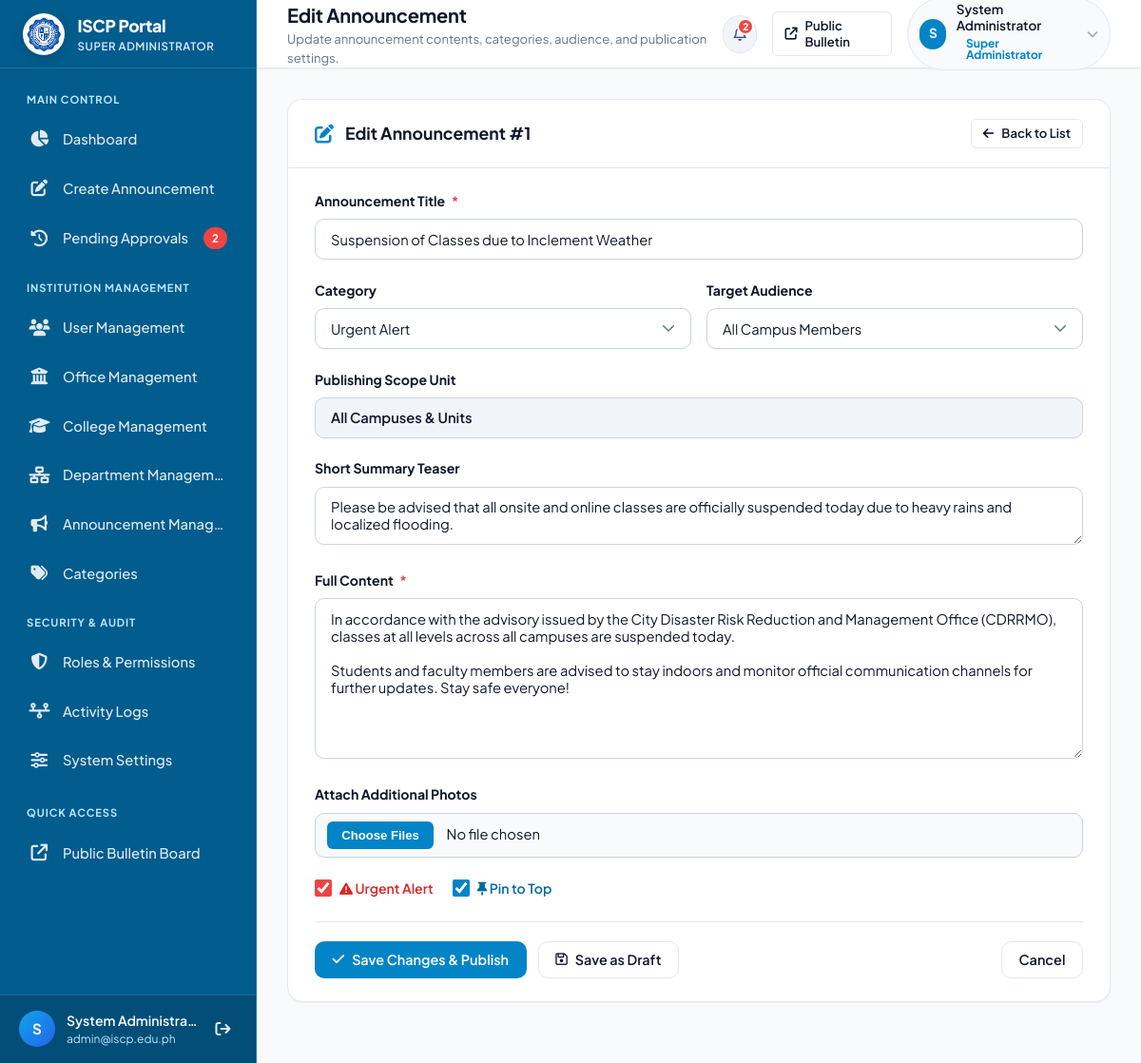
The page /admin/edit.php?id=1 (signed in) on the database its author committed.
### tables this page shows
CREATE TABLE IF NOT EXISTS `users` (
    `id` INT AUTO_INCREMENT PRIMARY KEY,
    `name` VARCHAR(100) NOT NULL,
    `email` VARCHAR(150) NOT NULL UNIQUE,
    `password_hash` VARCHAR(255) NOT NULL,
    `role` VARCHAR(50) NOT NULL DEFAULT 'college_admin',
    `assigned_college` VARCHAR(150) DEFAULT NULL,
    `assigned_office` VARCHAR(150) DEFAULT NULL,
    `assigned_department` VARCHAR(150) DEFAULT NULL,
    `status` ENUM('active', 'inactive') NOT NULL DEFAULT 'active',
    `created_at` TIMESTAMP DEFAULT CURRENT_TIMESTAMP
);

CREATE TABLE IF NOT EXISTS `announcements` (
    `id` INT AUTO_INCREMENT PRIMARY KEY,
    `title` VARCHAR(255) NOT NULL,
    `slug` VARCHAR(255) DEFAULT NULL,
    `summary` VARCHAR(350) DEFAULT NULL,
    `content` TEXT NOT NULL,
    `category` VARCHAR(100) NOT NULL,
    `category_id` INT DEFAULT NULL,
    `image_path` VARCHAR(255) DEFAULT NULL,
    `created_by` INT NOT NULL,
    `author_name` VARCHAR(100) DEFAULT NULL,
    `status` ENUM('pending', 'approved', 'rejected') NOT NULL DEFAULT 'pending',
    `rejection_reason` TEXT DEFAULT NULL,
    `reviewed_by` INT DEFAULT NULL,
    `reviewed_at` DATETIME DEFAULT NULL,
    `target_audience` ENUM('All', 'Students', 'Faculty', 'Parents') DEFAULT 'All',
    `is_urgent` TINYINT(1) DEFAULT 0,
    `is_pinned` TINYINT(1) DEFAULT 0,
    `views_count` INT DEFAULT 0,
    `created_at` TIMESTAMP DEFAULT CURRENT_TIMESTAMP,
    `updated_at` TIMESTAMP DEFAULT CURRENT_TIMESTAMP ON UPDATE CURRENT_TIMESTAMP,
    CONSTRAINT `fk_announcements_created_by` FOREIGN KEY (`created_by`) REFERENCES `users`(`id`) ON DELETE CASCADE,
    CONSTRAINT `fk_announcements_reviewed_by` FOREIGN KEY (`reviewed_by`) REFERENCES `users`(`id`) ON DELETE SET NULL,
    CONSTRAINT `fk_announcements_category` FOREIGN KEY (`category_id`) REFERENCES `categories`(`id`) ON DELETE SET NULL
);

CREATE TABLE IF NOT EXISTS `categories` (
    `id` INT AUTO_INCREMENT PRIMARY KEY,
    `name` VARCHAR(100) NOT NULL UNIQUE,
    `slug` VARCHAR(100) NOT NULL UNIQUE,
    `badge_color` VARCHAR(50) DEFAULT 'primary',
    `icon` VARCHAR(50) DEFAULT 'megaphone',
    `created_at` TIMESTAMP DEFAULT CURRENT_TIMESTAMP
);

### admin/edit.php (the view, shortened to what the rows shown need)
<?php
require_once __DIR__ . '/includes/auth.php';
$currentUser = current_user();
$page_title = 'Edit Announcement';
$pdo = get_db();
$id = (int)($_GET['id'] ?? 0);
$stmt = $pdo->prepare("SELECT * FROM announcements WHERE id = ?");
$stmt->execute([$id]);
$ann = $stmt->fetch();
$categories = $pdo->query("SELECT * FROM categories ORDER BY id ASC")->fetchAll();
require_once __DIR__ . '/includes/header.php';
?>
<div class="content-card">
    <div class="card-header">
        <div class="card-header-left">
            <i class="fa-solid fa-pen-to-square" style="color: var(--primary); font-size: 1.25rem;"></i>
            <h2 class="card-title">Edit Announcement #<?= (int)$ann['id'] ?></h2>
        </div>
    </div>
    <div class="card-body">
        <form method="POST" action="edit.php?id=<?= (int)$ann['id'] ?>" enctype="multipart/form-data" id="editForm">
            <div class="form-group">
                <label for="title" class="form-label">Announcement Title <span style="color: #ef4444;">*</span></label>
                <input type="text" id="title" name="title" class="form-control" required maxlength="255" value="<?= h($_POST['title'] ?? $ann['title']) ?>">
            </div>
            <div style="display: grid; grid-template-columns: repeat(auto-fit, minmax(220px, 1fr)); gap: 1rem;">
                <div class="form-group">
                    <label for="category" class="form-label">Category</label>
                    <select id="category" name="category" class="form-control">
                        <?php foreach ($categories as $cat): ?>
                            <option value="<?= h($cat['name']) ?>" <?= ($cat['name'] === ($ann['category'] ?? '')) ? 'selected' : '' ?>>
                                <?= h($cat['name']) ?>
                            </option>
                        <?php endforeach; ?>
                    </select>
                </div>
                <div class="form-group">
                    <label for="target_audience" class="form-label">Target Audience</label>
                    <select id="target_audience" name="target_audience" class="form-control">
                        <option value="All" <?= ($ann['target_audience'] === 'All') ? 'selected' : '' ?>>All Campus Members</option>
                    </select>
                </div>
            </div>
            <div class="form-group">
                <label class="form-label">Publishing Scope Unit</label>
                <input type="text" class="form-control" value="<?= h($ann['author_name'] ?? $assignedUnit) ?>" readonly style="background: #f1f5f9; cursor: not-allowed; font-weight: 600;">
            </div>
            <div class="form-group">
                <label for="summary" class="form-label">Short Summary Teaser</label>
                <textarea id="summary" name="summary" class="form-control" rows="2"><?= h($_POST['summary'] ?? $ann['summary']) ?></textarea>
            </div>
            <div class="form-group">
                <label for="content" class="form-label">Full Content <span style="color: #ef4444;">*</span></label>
                <textarea id="content" name="content" class="form-control" rows="8" required><?= h($_POST['content'] ?? $ann['content']) ?></textarea>
            </div>
            <div style="display: flex; gap: 1.25rem; flex-wrap: wrap; margin-bottom: 1.5rem;">
                <label class="checkbox-label" style="display: flex; align-items: center; gap: 0.5rem; cursor: pointer; font-size: 0.88rem; font-weight: 600;">
                    <input type="checkbox" name="is_urgent" value="1" <?= !empty($ann['is_urgent']) ? 'checked' : '' ?> style="width: 18px; height: 18px; accent-color: #ef4444;">
                    <span style="color: #dc2626;"><i class="fa-solid fa-triangle-exclamation"></i> Urgent Alert</span>
                </label>
                <label class="checkbox-label" style="display: flex; align-items: center; gap: 0.5rem; cursor: pointer; font-size: 0.88rem; font-weight: 600;">
                    <input type="checkbox" name="is_pinned" value="1" <?= !empty($ann['is_pinned']) ? 'checked' : '' ?> style="width: 18px; height: 18px; accent-color: #0284c7;">
                    <span style="color: #0369a1;"><i class="fa-solid fa-thumbtack"></i> Pin to Top</span>
                </label>
            </div>
        </form>
    </div>
</div>
<?php require_once __DIR__ . '/includes/footer.php'; ?>

### admin/includes/header.php (shortened to what the rows shown need)
<?php
require_once __DIR__ . '/auth.php';
$currentRole = current_user_role();
?>
<!DOCTYPE html>
<html lang="en">
<head>
    <link rel="stylesheet" href="https://cdnjs.cloudflare.com/ajax/libs/font-awesome/6.5.1/css/all.min.css">
    <link rel="stylesheet" href="../assets/css/admin.css">
</head>
<body class="admin-body">
<div class="admin-wrapper">
    <?php require_once __DIR__ . '/sidebar.php'; ?>
    <div class="admin-main">
        <header class="admin-topbar">
            <div class="topbar-left">
                <div class="page-header-info">
                    <h1 class="page-title"><?= isset($page_title) ? h($page_title) : 'Dashboard' ?></h1>
                </div>
            </div>
            <div class="topbar-right">
                <div class="profile-menu-container">
                    <div class="user-profile-badge" id="profileBadgeTrigger" style="cursor: pointer;" title="Click to view account menu">
                        <div class="avatar-circle">
                            <?= strtoupper(substr($currentUser['name'] ?? 'A', 0, 1)) ?>
                        </div>
                        <div class="user-meta desktop-only">
                            <span class="user-name"><?= h($currentUser['name']) ?></span>
                            <span class="badge badge-admin"><?= h(format_role_label($currentRole)) ?></span>
                        </div>
                        <i class="fa-solid fa-chevron-down" style="font-size: 0.75rem; color: #94a3b8; margin-left: 0.2rem;"></i>
                    </div>
                </div>
            </div>
        </header>
        <main class="admin-content">

### admin/includes/sidebar.php (shortened to what the rows shown need)
<?php
$currentUser = current_user();
$role = $currentUser['role'] ?? 'super_admin';
$assignedUnit = get_user_assigned_unit($currentUser);
?>
<aside class="admin-sidebar" id="adminSidebar">
    <div class="sidebar-brand">
        <a href="index.php" class="brand-link" title="International State College of the Philippines">
            <div class="brand-text">
                <span class="brand-title">ISCP Portal</span>
                <span class="brand-subtitle"><?= h(format_role_label($role)) ?></span>
            </div>
        </a>
    </div>
    <div class="sidebar-footer">
        <div class="user-card-compact">
            <div class="user-avatar-sm" title="<?= h($currentUser['name']) ?>">
                <?= strtoupper(substr($currentUser['name'] ?? 'A', 0, 1)) ?>
            </div>
            <div class="user-details">
                <div class="name" title="<?= h($currentUser['name']) ?>"><?= h($currentUser['name']) ?></div>
                <div class="role-email" title="<?= h($currentUser['email']) ?>"><?= h($currentUser['email']) ?></div>
            </div>
            <a href="javascript:void(0)" onclick="openModal('signOutModal')" class="btn-sidebar-logout" title="Sign Out">
                <i class="fa-solid fa-arrow-right-from-bracket"></i>
            </a>
        </div>
    </div>
</aside>

### rows shown on the page
users: role "SUPER ADMINISTRATOR", name "S", name "System Administra…", email "admin@iscp.edu.ph", name "System Administrator"
announcements: id "1", title "Suspension of Classes due to Inclement Weather", category "Urgent Alert", target_audience "All Campus Members", author_name.role "All Campuses & Units", summary "Please be advised that all onsite and online classes are officially suspended today due to heavy rains and localized flooding.", content "In accordance with the advisory issued by the City Disaster Risk Reduction and Management Office (CDRRMO), classes at all levels across all campuses are suspended today. Students and faculty members are advised to stay indoors and monitor official communication channels for further updates. Stay safe everyone!", is_urgent "☑", is_pinned "☑"

### other values the page prints
$pendingCount "2"
$page_title "Edit Announcement"
$page_subtitle "Update announcement contents, categories, audience, and publication settings."
format_role_label($currentRole) "Super Administrator"
